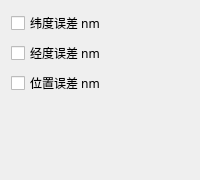
             <widget class="QWidget" name="page_22">
              <layout class="QGridLayout" name="gridLayout_38">
               <item row="0" column="0">
                <widget class="QCheckBox" name="checkBox_70">
                 <property name="font">
                  <font>
                   <family>微软雅黑</family>
                  </font>
                 </property>
                 <property name="text">
                  <string>纬度误差 nm</string>
                 </property>
                </widget>
               </item>
               <item row="1" column="0">
                <widget class="QCheckBox" name="checkBox_72">
                 <property name="font">
                  <font>
                   <family>微软雅黑</family>
                  </font>
                 </property>
                 <property name="text">
                  <string>经度误差 nm</string>
                 </property>
                </widget>
               </item>
               <item row="2" column="0">
                <widget class="QCheckBox" name="checkBox_71">
                 <property name="font">
                  <font>
                   <family>微软雅黑</family>
                  </font>
                 </property>
                 <property name="text">
                  <string>位置误差 nm</string>
                 </property>
                </widget>
               </item>
               <item row="3" column="0">
                <spacer name="verticalSpacer_18">
                 <property name="orientation">
                  <enum>Qt::Vertical</enum>
                 </property>
                 <property name="sizeHint" stdset="0">
                  <size>
                   <width>20</width>
                   <height>74</height>
                  </size>
                 </property>
                </spacer>
               </item>
              </layout>
             </widget>
